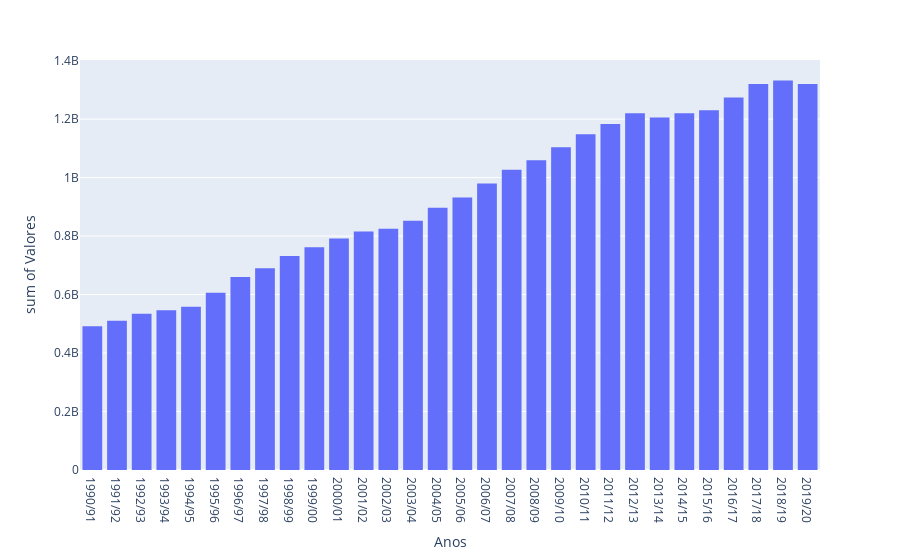

Source (notebook cell):
### Code cell
import plotly.express as px

fig = px.histogram(df,x=df.index , y="Valores")
fig

### Figure 1 — Plotly figure (JSON) as saved in the notebook; plotly's stock layout.template omitted (floating-point values rounded to 4 significant figures)
{"data": [{"alignmentgroup": "True", "bingroup": "x", "histfunc": "sum", "hovertemplate": "Anos=%{x}<br>sum of Valores=%{y}<extra></extra>", "legendgroup": "", "marker": {"color": "#636efa", "pattern": {"shape": ""}}, "name": "", "offsetgroup": "", "orientation": "v", "showlegend": false, "type": "histogram", "x": ["1990/91", "1991/92", "1992/93", "1993/94", "1994/95", "1995/96", "1996/97", "1997/98", "1998/99", "1999/00", "2000/01", "2001/02", "2002/03", "2003/04", "2004/05", "2005/06", "2006/07", "2007/08", "2008/09", "2009/10", "2010/11", "2011/12", "2012/13", "2013/14", "2014/15", "2015/16", "2016/17", "2017/18", "2018/19", "2019/20"], "xaxis": "x", "y": [492000000, 510000000, 534000000, 546000000, 558000000, 606000000, 660000000, 690000000, 732000000, 762000000, 792000000, 815400000, 825000000, 852000000, 896760000, 932280000, 979860000, 1026600000, 1059600000, 1103400000, 1147920000, 1183200000, 1219800000, 1205100000, 1219980000, 1230480000, 1273500000, 1319820000, 1332000000, 1320000000], "yaxis": "y"}], "layout": {"barmode": "relative", "legend": {"tracegroupgap": 0}, "margin": {"t": 60}, "xaxis": {"anchor": "y", "domain": [0, 1], "title": {"text": "Anos"}}, "yaxis": {"anchor": "x", "domain": [0, 1], "title": {"text": "sum of Valores"}}}}
